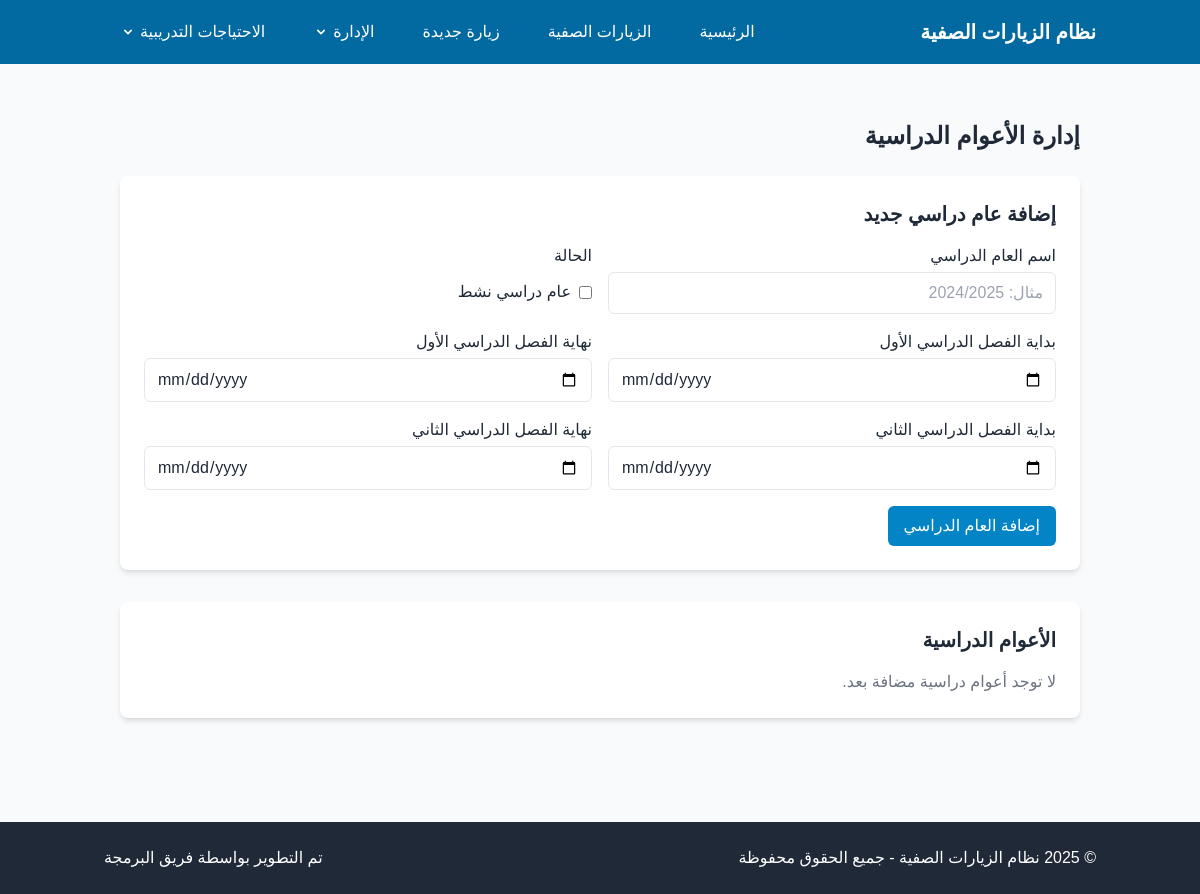
Page /academic_years_management.php on the earlier database version.
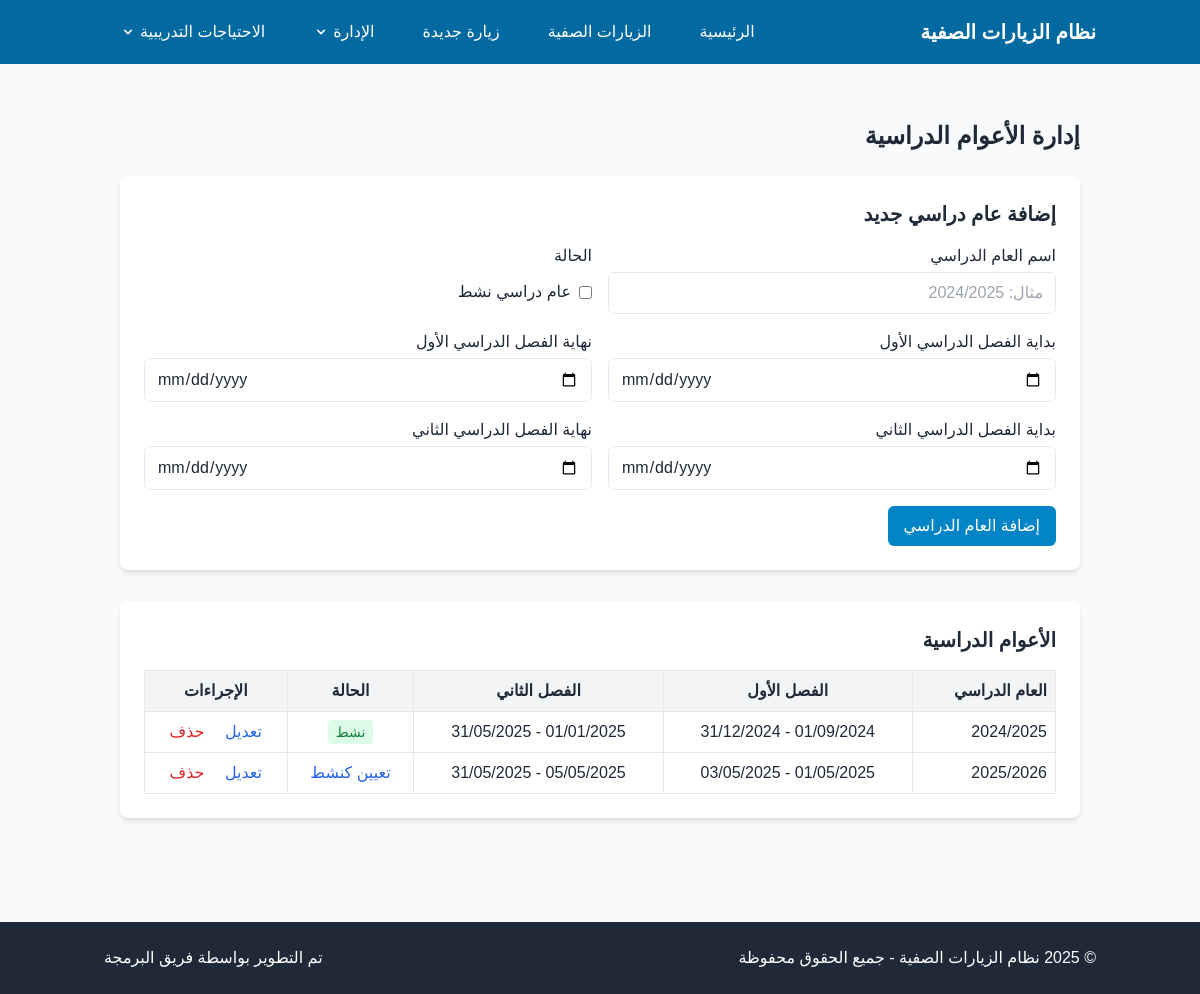
Same page on the later database version.
### tables this page shows
CREATE TABLE `academic_years` (
  `id` int NOT NULL,
  `name` varchar(255) NOT NULL,
  `first_term_start` date DEFAULT NULL,
  `first_term_end` date DEFAULT NULL,
  `second_term_start` date DEFAULT NULL,
  `second_term_end` date DEFAULT NULL,
  `is_active` tinyint(1) NOT NULL DEFAULT '0',
  `created_at` timestamp NULL DEFAULT CURRENT_TIMESTAMP,
  `updated_at` timestamp NULL DEFAULT CURRENT_TIMESTAMP ON UPDATE CURRENT_TIMESTAMP,
  `is_current` tinyint(1) DEFAULT '0'
);

### includes/db_connection.php (called while the page is built, shortened)
<?php
$dsn = "mysql:host=" . DB_HOST . ";dbname=" . DB_NAME . ";charset=" . DB_CHARSET;
$options = [
    PDO::ATTR_ERRMODE            => PDO::ERRMODE_EXCEPTION,
    PDO::ATTR_DEFAULT_FETCH_MODE => PDO::FETCH_ASSOC,
    PDO::ATTR_EMULATE_PREPARES   => false,
];
try {
    $pdo = new PDO($dsn, DB_USER, DB_PASS, $options);
    $pdo->exec("SET NAMES utf8mb4");
    $pdo->exec("SET CHARACTER SET utf8mb4");
    $pdo->exec("SET collation_connection = utf8mb4_unicode_ci");
} catch (PDOException $e) {
    die("فشل الاتصال بقاعدة البيانات: " . $e->getMessage());
}
function query($sql, $params = []) {
    global $pdo;
    $stmt = $pdo->prepare($sql);
    $stmt->execute($params);
    return $stmt->fetchAll();
}

### academic_years_management.php (the view, shortened to what the changed rows need)
<?php
require_once 'includes/db_connection.php';
$academic_years = query("SELECT * FROM academic_years ORDER BY is_active DESC, name DESC");
require_once 'includes/header.php';
?>
<div class="container mx-auto px-4 py-8">
    <h1 class="text-2xl font-bold mb-6">إدارة الأعوام الدراسية</h1>
    <div class="bg-white rounded-lg shadow-md p-6 mb-8">
        <h2 class="text-xl font-bold mb-4">إضافة عام دراسي جديد</h2>
    </div>
    <div class="bg-white rounded-lg shadow-md p-6">
        <h2 class="text-xl font-bold mb-4">الأعوام الدراسية</h2>
        <?php if (empty($academic_years)): ?>
            <p class="text-gray-500">لا توجد أعوام دراسية مضافة بعد.</p>
        <?php else: ?>
            <div class="overflow-x-auto">
                <table class="w-full border-collapse">
                    <thead>
                        <tr class="bg-gray-100">
                            <th class="border p-2 text-right">العام الدراسي</th>
                            <th class="border p-2 text-center">الفصل الأول</th>
                            <th class="border p-2 text-center">الفصل الثاني</th>
                            <th class="border p-2 text-center">الحالة</th>
                            <th class="border p-2 text-center">الإجراءات</th>
                        </tr>
                    </thead>
                    <tbody>
                        <?php foreach ($academic_years as $year): ?>
                            <tr>
                                <td class="border p-2"><?= htmlspecialchars($year['name']) ?></td>
                                <td class="border p-2 text-center">
                                    <?php if ($year['first_term_start'] && $year['first_term_end']): ?>
                                        <?= date('d/m/Y', strtotime($year['first_term_start'])) ?> - <?= date('d/m/Y', strtotime($year['first_term_end'])) ?>
                                    <?php else: ?>
                                        <span class="text-gray-400">غير محدد</span>
                                    <?php endif; ?>
                                </td>
                                <td class="border p-2 text-center">
                                    <?php if ($year['second_term_start'] && $year['second_term_end']): ?>
                                        <?= date('d/m/Y', strtotime($year['second_term_start'])) ?> - <?= date('d/m/Y', strtotime($year['second_term_end'])) ?>
                                    <?php else: ?>
                                        <span class="text-gray-400">غير محدد</span>
                                    <?php endif; ?>
                                </td>
                                <td class="border p-2 text-center">
                                    <?php if ($year['is_active']): ?>
                                        <span class="bg-green-100 text-green-700 px-2 py-1 rounded text-sm">نشط</span>
                                    <?php else: ?>
                                        <form method="post" class="inline">
                                            <button type="submit" name="set_active" class="text-blue-600 hover:text-blue-800">
                                                تعيين كنشط
                                            </button>
                                        </form>
                                    <?php endif; ?>
                                </td>
                                <td class="border p-2 text-center">
                                    <button type="button" onclick="openEditModal(<?= htmlspecialchars(json_encode($year)) ?>)" class="text-blue-600 hover:text-blue-800 ml-2">
                                        تعديل
                                    </button>
                                    <form method="post" class="inline" onsubmit="return confirm('هل أنت متأكد من حذف هذا العام الدراسي؟');">
                                        <button type="submit" name="delete_year" class="text-red-600 hover:text-red-800 mr-2">
                                            حذف
                                        </button>
                                    </form>
                                </td>
                            </tr>
                        <?php endforeach; ?>
                    </tbody>
                </table>
            </div>
        <?php endif; ?>
    </div>
</div>
<?php
require_once 'includes/footer.php';
?>

Differences in the rows shown:
added academic_years: name "2024/2025", first_term_end "31/12/2024", second_term_end "31/05/2025", is_active "نشط"
added academic_years: name "2025/2026", first_term_end "03/05/2025", second_term_end "31/05/2025"
Other differences:
text no longer shown: "لا توجد أعوام دراسية مضافة بعد."
text now shown: "العام الدراسي الفصل الأول الفصل الثاني الحالة الإجراءات"
